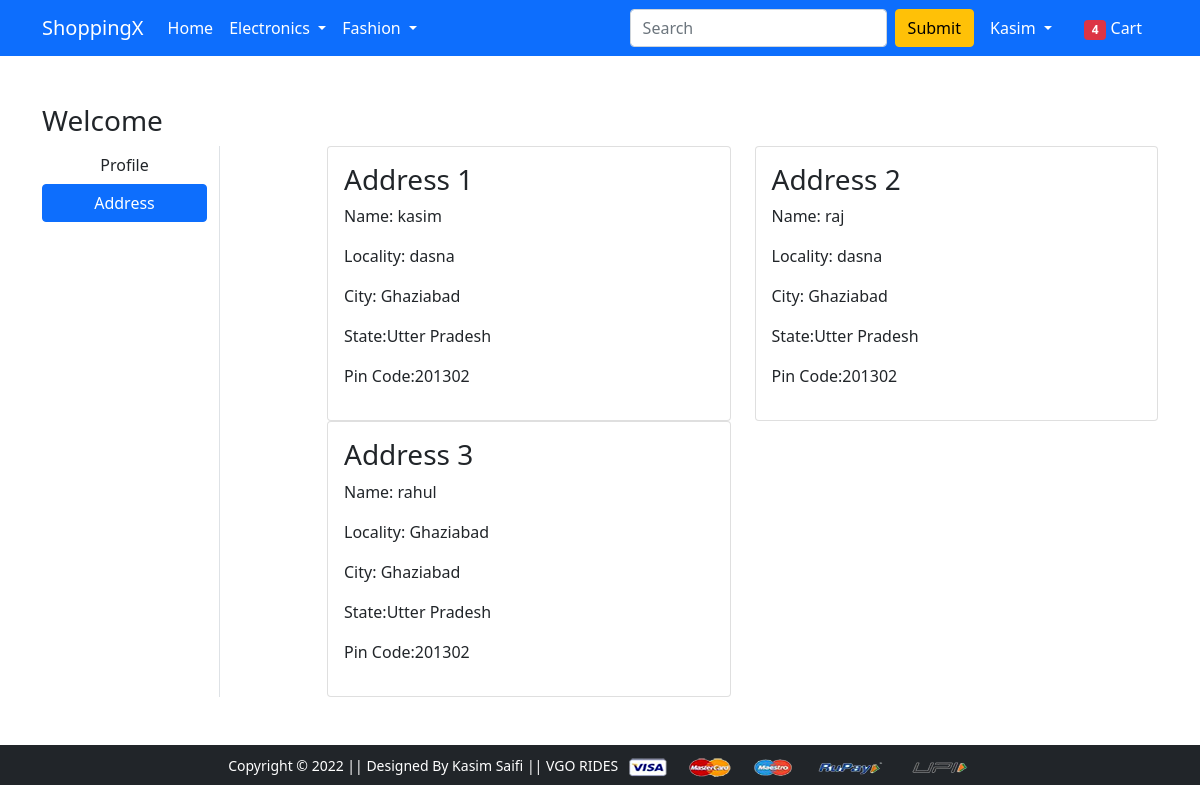
Screenshot of /address/ (signed in) with the database file from the repository.
### app/models.py (models this page shows, shortened)
class Customer(models.Model):
    user=models.ForeignKey(User , on_delete=models.CASCADE)
    name=models.CharField(max_length=90)
    locality=models.CharField(max_length=90)
    city=models.CharField(max_length=90)
    zipcode=models.IntegerField()
    state=models.CharField(choices=STATE_CHOICES ,max_length=90)

### app/views.py (the view)
# urls.py: path('address/', views.address, name='address'),
@login_required
def address(request):
 add=Customer.objects.filter(user=request.user)
 return render(request, 'address.html',{'add':add , 'active':'btn btn-primary'})

### templates/address.html (shortened to what this page needs)
{% extends 'base.html' %}
{% load static %}
{% block main-content %}
<div class="container my-5">
 <div class="row">
 <h3>Welcome </h3>
  <div class="col-sm-2 border-end">
   <ul class="list-unstyled">
    <li class="d-grid"><a href="{% url 'profile' %}" class="btn">Profile</a></li>
    <li class="d-grid"><a href="{% url 'address' %}" class="btn {{active}}">Address</a></li>
   </ul>
  </div>
  <div class="col-sm-9 offset-sm-1">
   <div class="row">
       {% for add in add %}
    <div class="col-sm-6">
     <div class="card">
      <div class="card-body">
       <h3>Address {{forloop.counter}}</h3>
       <p>Name: {{add.name}}</p>
       <p>Locality: {{add.locality}}</p>
       <p>City: {{add.city}}</p>
       <p>State:{{add.state}}</p>
       <p>Pin Code:{{add.zipcode}}</p>
      </div>
     </div>
    </div>
    {% endfor %}
   </div>
  </div>
 </div>
</div>
{% endblock main-content %}

### templates/base.html (shortened to what this page needs)
<!doctype html>
{% load static %}
<html lang="en">
  <head>
    <link href="https://cdn.jsdelivr.net/npm/bootstrap@5.0.0-beta1/dist/css/bootstrap.min.css" rel="stylesheet">
    <link rel="stylesheet" href="{% static 'css/owl.carousel.min.css' %}">
    <link rel="stylesheet" href="{% static 'css/all.min.css' %}">
    <link rel="stylesheet" href="{% static 'css/style.css' %}">
  </head>
  <body>
    <nav class="navbar navbar-expand-lg navbar-dark bg-primary">
     <div class="container">
       <a class="navbar-brand" href="/">ShoppingX</a>
       <div class="collapse navbar-collapse" id="navbarSupportedContent">
         <ul class="navbar-nav me-auto mb-2 mb-lg-0">
           <li class="nav-item">
             <a class="nav-link active" aria-current="page" href="/">Home</a>
           </li>
           <li class="nav-item dropdown">
             <a class="nav-link dropdown-toggle text-white" href="#" id="electronicsDropdown" role="button" data-bs-toggle="dropdown" aria-expanded="false">
               Electronics
             </a>
           </li>
           <li class="nav-item dropdown">
             <a class="nav-link dropdown-toggle text-white" href="#" id="fashionDropdown" role="button" data-bs-toggle="dropdown" aria-expanded="false">
               Fashion
             </a>
           </li>
         </ul>
         <form class="d-flex">
           <input class="form-control me-2" type="search" placeholder="Search" aria-label="Search">
           <button class="btn btn-warning" type="submit">Submit</button>
         </form>
         <div>
          <ul class="navbar-nav me-auto mb-2 mb-lg-0">
            {% if request.user.is_authenticated %}
           <li class="nav-item dropdown mx-2">
              <a class="nav-link dropdown-toggle text-white" href="#" id="profileDropdown" role="button" data-bs-toggle="dropdown" aria-expanded="false">
               {{request.user|capfirst}}
              </a>
            </li>
            <li class="nav-item mx-2">
             <a href="{% url 'showcart' %}" class="nav-link text-white"><span class="badge bg-danger">4</span> Cart </a>
            </li>
            {% endif %}
          </ul>
         </div>
       </div>
     </div>
    </nav>
    {% block main-content %} {% endblock main-content %}
    <footer class="container-fluid bg-dark text-center p-2 mt-5">
        <small class="text-white">Copyright &copy; 2022 || Designed By Kasim Saifi  || VGO RIDES </small>
        <img src="{% static 'images/payment.png' %}" alt="" srcset="" class="img-fluid" height="2px">
    </footer>
  </body>
</html>

### rows the page displays
Customer: name "kasim", locality "dasna", city "Ghaziabad", state "Utter Pradesh", zipcode "201302"
Customer: name "raj", locality "dasna", city "Ghaziabad", state "Utter Pradesh", zipcode "201302"
Customer: name "rahul", locality "Ghaziabad", city "Ghaziabad", state "Utter Pradesh", zipcode "201302"

### other values shown
{{ request.user|capfirst }} "Kasim"
